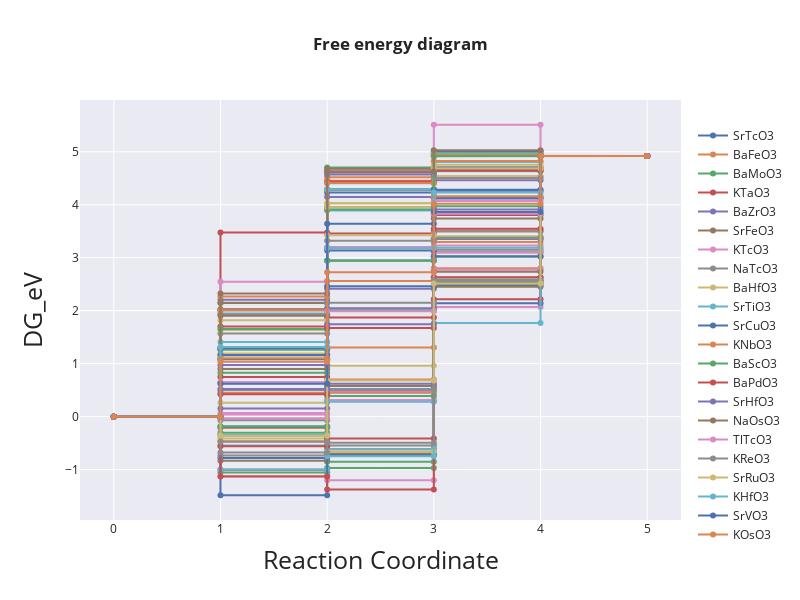

Here is the notebook cell this chart was saved with:
### Code cell
fig = make_subplots(rows = 1, cols = 1)

x_list = [0,1,1,2,2,3,3,4,4,5]
y_idx = [0,0,1,1,2,2,3,3,4,4]

for idx in range(len(df_cleaned)):
    ads_list= [0, df_cleaned['DG_OH'][idx], df_cleaned['DG_O'][idx], df_cleaned['DG_OOH'][idx], 4.92]
    
    y_list = []
    for x in range(len(x_list)):
  #  print(x_list[x]," ",ads_list[y_idx[x]])
        y_list.append(ads_list[y_idx[x]])

    fig.add_trace(go.Scatter(x = x_list, y = y_list, name = df_cleaned['formula'][idx]), row = 1, col = 1) # visible='legendonly'
    layout = go.Layout(title = 'free energy diagram', titlefont = dict(size = 25))
    fig.update_xaxes(title_text = 'Reaction Coordinate', titlefont = dict(size = 25))
    fig.update_yaxes(title_text = 'DG_eV', titlefont = dict(size = 25))
    fig.update_layout(height = 600, width = 800, title_text = '<b>Free energy diagram',
                     legend=dict(yanchor = "top", y = 0.95),template = 'seaborn')
# pyo.iplot(fig)
fig.show()

### Figure 1 — Plotly figure (JSON) as saved in the notebook; plotly's stock layout.template omitted (floating-point values rounded to 4 significant figures)
{"data": [{"name": "SrTcO3", "type": "scatter", "x": [0, 1, 1, 2, 2, 3, 3, 4, 4, 5], "xaxis": "x", "y": [0, 0, -0.782, -0.782, -0.707, -0.707, 2.481, 2.481, 4.92, 4.92], "yaxis": "y"}, {"name": "BaFeO3", "type": "scatter", "x": [0, 1, 1, 2, 2, 3, 3, 4, 4, 5], "xaxis": "x", "y": [0, 0, 2.024, 2.024, 4.452, 4.452, 4.917, 4.917, 4.92, 4.92], "yaxis": "y"}, {"name": "BaMoO3", "type": "scatter", "x": [0, 1, 1, 2, 2, 3, 3, 4, 4, 5], "xaxis": "x", "y": [0, 0, -0.302, -0.302, -0.853, -0.853, 3.019, 3.019, 4.92, 4.92], "yaxis": "y"}, {"name": "KTaO3", "type": "scatter", "x": [0, 1, 1, 2, 2, 3, 3, 4, 4, 5], "xaxis": "x", "y": [0, 0, -1.001, -1.001, -0.614, -0.614, 2.575, 2.575, 4.92, 4.92], "yaxis": "y"}, {"name": "BaZrO3", "type": "scatter", "x": [0, 1, 1, 2, 2, 3, 3, 4, 4, 5], "xaxis": "x", "y": [0, 0, 1.29, 1.29, 4.143, 4.143, 4.706, 4.706, 4.92, 4.92], "yaxis": "y"}, {"name": "SrFeO3", "type": "scatter", "x": [0, 1, 1, 2, 2, 3, 3, 4, 4, 5], "xaxis": "x", "y": [0, 0, 2.026, 2.026, 4.606, 4.606, 4.94, 4.94, 4.92, 4.92], "yaxis": "y"}, {"name": "KTcO3", "type": "scatter", "x": [0, 1, 1, 2, 2, 3, 3, 4, 4, 5], "xaxis": "x", "y": [0, 0, 0.04, 0.04, 0.446, 0.446, 3.231, 3.231, 4.92, 4.92], "yaxis": "y"}, {"name": "NaTcO3", "type": "scatter", "x": [0, 1, 1, 2, 2, 3, 3, 4, 4, 5], "xaxis": "x", "y": [0, 0, -0.067, -0.067, 0.301, 0.301, 3.149, 3.149, 4.92, 4.92], "yaxis": "y"}, {"name": "BaHfO3", "type": "scatter", "x": [0, 1, 1, 2, 2, 3, 3, 4, 4, 5], "xaxis": "x", "y": [0, 0, 1.191, 1.191, 4.023, 4.023, 4.537, 4.537, 4.92, 4.92], "yaxis": "y"}, {"name": "SrTiO3", "type": "scatter", "x": [0, 1, 1, 2, 2, 3, 3, 4, 4, 5], "xaxis": "x", "y": [0, 0, 1.276, 1.276, 3.889, 3.889, 4.632, 4.632, 4.92, 4.92], "yaxis": "y"}, {"name": "SrCuO3", "type": "scatter", "x": [0, 1, 1, 2, 2, 3, 3, 4, 4, 5], "xaxis": "x", "y": [0, 0, 2.007, 2.007, 4.23, 4.23, 5.007, 5.007, 4.92, 4.92], "yaxis": "y"}, {"name": "KNbO3", "type": "scatter", "x": [0, 1, 1, 2, 2, 3, 3, 4, 4, 5], "xaxis": "x", "y": [0, 0, -0.217, -0.217, 0.465, 0.465, 3.298, 3.298, 4.92, 4.92], "yaxis": "y"}, {"name": "BaScO3", "type": "scatter", "x": [0, 1, 1, 2, 2, 3, 3, 4, 4, 5], "xaxis": "x", "y": [0, 0, 2.147, 2.147, 4.7, 4.7, 4.977, 4.977, 4.92, 4.92], "yaxis": "y"}, {"name": "BaPdO3", "type": "scatter", "x": [0, 1, 1, 2, 2, 3, 3, 4, 4, 5], "xaxis": "x", "y": [0, 0, 1.7, 1.7, 3.455, 3.455, 4.665, 4.665, 4.92, 4.92], "yaxis": "y"}, {"name": "SrHfO3", "type": "scatter", "x": [0, 1, 1, 2, 2, 3, 3, 4, 4, 5], "xaxis": "x", "y": [0, 0, 1.081, 1.081, 3.952, 3.952, 4.46, 4.46, 4.92, 4.92], "yaxis": "y"}, {"name": "NaOsO3", "type": "scatter", "x": [0, 1, 1, 2, 2, 3, 3, 4, 4, 5], "xaxis": "x", "y": [0, 0, -0.354, -0.354, 0.577, 0.577, 3.103, 3.103, 4.92, 4.92], "yaxis": "y"}, {"name": "TlTcO3", "type": "scatter", "x": [0, 1, 1, 2, 2, 3, 3, 4, 4, 5], "xaxis": "x", "y": [0, 0, -0.031, -0.031, 0.313, 0.313, 3.1, 3.1, 4.92, 4.92], "yaxis": "y"}, {"name": "KReO3", "type": "scatter", "x": [0, 1, 1, 2, 2, 3, 3, 4, 4, 5], "xaxis": "x", "y": [0, 0, -0.733, -0.733, -0.544, -0.544, 2.539, 2.539, 4.92, 4.92], "yaxis": "y"}, {"name": "SrRuO3", "type": "scatter", "x": [0, 1, 1, 2, 2, 3, 3, 4, 4, 5], "xaxis": "x", "y": [0, 0, 0.26, 0.26, 0.96, 0.96, 3.406, 3.406, 4.92, 4.92], "yaxis": "y"}, {"name": "KHfO3", "type": "scatter", "x": [0, 1, 1, 2, 2, 3, 3, 4, 4, 5], "xaxis": "x", "y": [0, 0, 1.946, 1.946, 4.407, 4.407, 4.806, 4.806, 4.92, 4.92], "yaxis": "y"}, {"name": "SrVO3", "type": "scatter", "x": [0, 1, 1, 2, 2, 3, 3, 4, 4, 5], "xaxis": "x", "y": [0, 0, -0.191, -0.191, 0.516, 0.516, 3.026, 3.026, 4.92, 4.92], "yaxis": "y"}, {"name": "KOsO3", "type": "scatter", "x": [0, 1, 1, 2, 2, 3, 3, 4, 4, 5], "xaxis": "x", "y": [0, 0, -0.464, -0.464, 0.699, 0.699, 2.802, 2.802, 4.92, 4.92], "yaxis": "y"}, {"name": "TaAgO3", "type": "scatter", "x": [0, 1, 1, 2, 2, 3, 3, 4, 4, 5], "xaxis": "x", "y": [0, 0, -1.056, -1.056, -0.969, -0.969, 2.512, 2.512, 4.92, 4.92], "yaxis": "y"}, {"name": "SrNiO3", "type": "scatter", "x": [0, 1, 1, 2, 2, 3, 3, 4, 4, 5], "xaxis": "x", "y": [0, 0, 3.474, 3.474, 4.437, 4.437, 4.641, 4.641, 4.92, 4.92], "yaxis": "y"}, {"name": "RbIrO3", "type": "scatter", "x": [0, 1, 1, 2, 2, 3, 3, 4, 4, 5], "xaxis": "x", "y": [0, 0, 0.976, 0.976, 2.415, 2.415, 4.135, 4.135, 4.92, 4.92], "yaxis": "y"}, {"name": "NaReO3", "type": "scatter", "x": [0, 1, 1, 2, 2, 3, 3, 4, 4, 5], "xaxis": "x", "y": [0, 0, -0.831, -0.831, -0.697, -0.697, 2.449, 2.449, 4.92, 4.92], "yaxis": "y"}, {"name": "SrMnO3", "type": "scatter", "x": [0, 1, 1, 2, 2, 3, 3, 4, 4, 5], "xaxis": "x", "y": [0, 0, 2.548, 2.548, 4.648, 4.648, 5.509, 5.509, 4.92, 4.92], "yaxis": "y"}, {"name": "CaFeO3", "type": "scatter", "x": [0, 1, 1, 2, 2, 3, 3, 4, 4, 5], "xaxis": "x", "y": [0, 0, 1.927, 1.927, 4.277, 4.277, 4.926, 4.926, 4.92, 4.92], "yaxis": "y"}, {"name": "SrZrO3", "type": "scatter", "x": [0, 1, 1, 2, 2, 3, 3, 4, 4, 5], "xaxis": "x", "y": [0, 0, 1.151, 1.151, 4.034, 4.034, 4.537, 4.537, 4.92, 4.92], "yaxis": "y"}, {"name": "RbTaO3", "type": "scatter", "x": [0, 1, 1, 2, 2, 3, 3, 4, 4, 5], "xaxis": "x", "y": [0, 0, -0.997, -0.997, -0.617, -0.617, 2.619, 2.619, 4.92, 4.92], "yaxis": "y"}, {"name": "SrCoO3", "type": "scatter", "x": [0, 1, 1, 2, 2, 3, 3, 4, 4, 5], "xaxis": "x", "y": [0, 0, 1.163, 1.163, 3.136, 3.136, 4.261, 4.261, 4.92, 4.92], "yaxis": "y"}, {"name": "KZrO3", "type": "scatter", "x": [0, 1, 1, 2, 2, 3, 3, 4, 4, 5], "xaxis": "x", "y": [0, 0, 2.007, 2.007, 4.516, 4.516, 4.825, 4.825, 4.92, 4.92], "yaxis": "y"}, {"name": "CaTiO3", "type": "scatter", "x": [0, 1, 1, 2, 2, 3, 3, 4, 4, 5], "xaxis": "x", "y": [0, 0, 1.263, 1.263, 3.911, 3.911, 4.692, 4.692, 4.92, 4.92], "yaxis": "y"}, {"name": "NaRuO3", "type": "scatter", "x": [0, 1, 1, 2, 2, 3, 3, 4, 4, 5], "xaxis": "x", "y": [0, 0, 0.746, 0.746, 1.871, 1.871, 3.804, 3.804, 4.92, 4.92], "yaxis": "y"}, {"name": "LiTcO3", "type": "scatter", "x": [0, 1, 1, 2, 2, 3, 3, 4, 4, 5], "xaxis": "x", "y": [0, 0, 0.152, 0.152, 0.621, 0.621, 3.351, 3.351, 4.92, 4.92], "yaxis": "y"}, {"name": "SrPdO3", "type": "scatter", "x": [0, 1, 1, 2, 2, 3, 3, 4, 4, 5], "xaxis": "x", "y": [0, 0, 0.899, 0.899, 3.176, 3.176, 3.741, 3.741, 4.92, 4.92], "yaxis": "y"}, {"name": "KWO3", "type": "scatter", "x": [0, 1, 1, 2, 2, 3, 3, 4, 4, 5], "xaxis": "x", "y": [0, 0, -1.124, -1.124, -1.2, -1.2, 2.067, 2.067, 4.92, 4.92], "yaxis": "y"}, {"name": "KRhO3", "type": "scatter", "x": [0, 1, 1, 2, 2, 3, 3, 4, 4, 5], "xaxis": "x", "y": [0, 0, 1.568, 1.568, 3.321, 3.321, 4.504, 4.504, 4.92, 4.92], "yaxis": "y"}, {"name": "BaCuO3", "type": "scatter", "x": [0, 1, 1, 2, 2, 3, 3, 4, 4, 5], "xaxis": "x", "y": [0, 0, 1.821, 1.821, 3.95, 3.95, 4.755, 4.755, 4.92, 4.92], "yaxis": "y"}, {"name": "RbNbO3", "type": "scatter", "x": [0, 1, 1, 2, 2, 3, 3, 4, 4, 5], "xaxis": "x", "y": [0, 0, -0.344, -0.344, 0.282, 0.282, 3.187, 3.187, 4.92, 4.92], "yaxis": "y"}, {"name": "BaOsO3", "type": "scatter", "x": [0, 1, 1, 2, 2, 3, 3, 4, 4, 5], "xaxis": "x", "y": [0, 0, -1.484, -1.484, -0.728, -0.728, 2.141, 2.141, 4.92, 4.92], "yaxis": "y"}, {"name": "BaRuO3", "type": "scatter", "x": [0, 1, 1, 2, 2, 3, 3, 4, 4, 5], "xaxis": "x", "y": [0, 0, 0.446, 0.446, 1.303, 1.303, 3.513, 3.513, 4.92, 4.92], "yaxis": "y"}, {"name": "KRuO3", "type": "scatter", "x": [0, 1, 1, 2, 2, 3, 3, 4, 4, 5], "xaxis": "x", "y": [0, 0, 0.83, 0.83, 2.006, 2.006, 3.972, 3.972, 4.92, 4.92], "yaxis": "y"}, {"name": "SrMoO3", "type": "scatter", "x": [0, 1, 1, 2, 2, 3, 3, 4, 4, 5], "xaxis": "x", "y": [0, 0, -1.13, -1.13, -1.375, -1.375, 2.216, 2.216, 4.92, 4.92], "yaxis": "y"}, {"name": "NaTiO3", "type": "scatter", "x": [0, 1, 1, 2, 2, 3, 3, 4, 4, 5], "xaxis": "x", "y": [0, 0, 2.205, 2.205, 4.568, 4.568, 4.918, 4.918, 4.92, 4.92], "yaxis": "y"}, {"name": "SrScO3", "type": "scatter", "x": [0, 1, 1, 2, 2, 3, 3, 4, 4, 5], "xaxis": "x", "y": [0, 0, 2.146, 2.146, 4.677, 4.677, 4.963, 4.963, 4.92, 4.92], "yaxis": "y"}, {"name": "RbOsO3", "type": "scatter", "x": [0, 1, 1, 2, 2, 3, 3, 4, 4, 5], "xaxis": "x", "y": [0, 0, 0.07, 0.07, 0.492, 0.492, 2.772, 2.772, 4.92, 4.92], "yaxis": "y"}, {"name": "SrRhO3", "type": "scatter", "x": [0, 1, 1, 2, 2, 3, 3, 4, 4, 5], "xaxis": "x", "y": [0, 0, 0.499, 0.499, 2.151, 2.151, 3.496, 3.496, 4.92, 4.92], "yaxis": "y"}, {"name": "NaMoO3", "type": "scatter", "x": [0, 1, 1, 2, 2, 3, 3, 4, 4, 5], "xaxis": "x", "y": [0, 0, -0.415, -0.415, -0.665, -0.665, 2.624, 2.624, 4.92, 4.92], "yaxis": "y"}, {"name": "SrOsO3", "type": "scatter", "x": [0, 1, 1, 2, 2, 3, 3, 4, 4, 5], "xaxis": "x", "y": [0, 0, -0.547, -0.547, -0.748, -0.748, 1.769, 1.769, 4.92, 4.92], "yaxis": "y"}, {"name": "BaRhO3", "type": "scatter", "x": [0, 1, 1, 2, 2, 3, 3, 4, 4, 5], "xaxis": "x", "y": [0, 0, 1.086, 1.086, 2.461, 2.461, 4.115, 4.115, 4.92, 4.92], "yaxis": "y"}, {"name": "BaPtO3", "type": "scatter", "x": [0, 1, 1, 2, 2, 3, 3, 4, 4, 5], "xaxis": "x", "y": [0, 0, 1.101, 1.101, 2.56, 2.56, 4.159, 4.159, 4.92, 4.92], "yaxis": "y"}, {"name": "CaVO3", "type": "scatter", "x": [0, 1, 1, 2, 2, 3, 3, 4, 4, 5], "xaxis": "x", "y": [0, 0, -0.181, -0.181, 0.389, 0.389, 3.376, 3.376, 4.92, 4.92], "yaxis": "y"}, {"name": "KMoO3", "type": "scatter", "x": [0, 1, 1, 2, 2, 3, 3, 4, 4, 5], "xaxis": "x", "y": [0, 0, -0.558, -0.558, -0.412, -0.412, 2.632, 2.632, 4.92, 4.92], "yaxis": "y"}, {"name": "SrCrO3", "type": "scatter", "x": [0, 1, 1, 2, 2, 3, 3, 4, 4, 5], "xaxis": "x", "y": [0, 0, 0.646, 0.646, 2.046, 2.046, 3.829, 3.829, 4.92, 4.92], "yaxis": "y"}, {"name": "SrAgO3", "type": "scatter", "x": [0, 1, 1, 2, 2, 3, 3, 4, 4, 5], "xaxis": "x", "y": [0, 0, 1.903, 1.903, 4.29, 4.29, 2.733, 2.733, 4.92, 4.92], "yaxis": "y"}, {"name": "RbRhO3", "type": "scatter", "x": [0, 1, 1, 2, 2, 3, 3, 4, 4, 5], "xaxis": "x", "y": [0, 0, 1.29, 1.29, 3.2, 3.2, 4.069, 4.069, 4.92, 4.92], "yaxis": "y"}, {"name": "BaVO3", "type": "scatter", "x": [0, 1, 1, 2, 2, 3, 3, 4, 4, 5], "xaxis": "x", "y": [0, 0, -0.474, -0.474, 0.504, 0.504, 3.366, 3.366, 4.92, 4.92], "yaxis": "y"}, {"name": "CaCoO3", "type": "scatter", "x": [0, 1, 1, 2, 2, 3, 3, 4, 4, 5], "xaxis": "x", "y": [0, 0, 1.636, 1.636, 3.425, 3.425, 4.683, 4.683, 4.92, 4.92], "yaxis": "y"}, {"name": "CaMnO3", "type": "scatter", "x": [0, 1, 1, 2, 2, 3, 3, 4, 4, 5], "xaxis": "x", "y": [0, 0, 1.408, 1.408, 4.289, 4.289, 4.967, 4.967, 4.92, 4.92], "yaxis": "y"}, {"name": "KPtO3", "type": "scatter", "x": [0, 1, 1, 2, 2, 3, 3, 4, 4, 5], "xaxis": "x", "y": [0, 0, 1.292, 1.292, 2.948, 2.948, 4.28, 4.28, 4.92, 4.92], "yaxis": "y"}, {"name": "BaNiO3", "type": "scatter", "x": [0, 1, 1, 2, 2, 3, 3, 4, 4, 5], "xaxis": "x", "y": [0, 0, 2.267, 2.267, 4.41, 4.41, 4.943, 4.943, 4.92, 4.92], "yaxis": "y"}, {"name": "BaMnO3", "type": "scatter", "x": [0, 1, 1, 2, 2, 3, 3, 4, 4, 5], "xaxis": "x", "y": [0, 0, 1.655, 1.655, 2.943, 2.943, 4.914, 4.914, 4.92, 4.92], "yaxis": "y"}, {"name": "SrIrO3", "type": "scatter", "x": [0, 1, 1, 2, 2, 3, 3, 4, 4, 5], "xaxis": "x", "y": [0, 0, 0.424, 0.424, 1.673, 1.673, 3.546, 3.546, 4.92, 4.92], "yaxis": "y"}, {"name": "NaVO3", "type": "scatter", "x": [0, 1, 1, 2, 2, 3, 3, 4, 4, 5], "xaxis": "x", "y": [0, 0, 0.52, 0.52, 1.743, 1.743, 3.911, 3.911, 4.92, 4.92], "yaxis": "y"}, {"name": "NaFeO3", "type": "scatter", "x": [0, 1, 1, 2, 2, 3, 3, 4, 4, 5], "xaxis": "x", "y": [0, 0, 2.325, 2.325, 4.625, 4.625, 5.028, 5.028, 4.92, 4.92], "yaxis": "y"}, {"name": "BaIrO3", "type": "scatter", "x": [0, 1, 1, 2, 2, 3, 3, 4, 4, 5], "xaxis": "x", "y": [0, 0, 0.646, 0.646, 1.989, 1.989, 3.828, 3.828, 4.92, 4.92], "yaxis": "y"}, {"name": "RbReO3", "type": "scatter", "x": [0, 1, 1, 2, 2, 3, 3, 4, 4, 5], "xaxis": "x", "y": [0, 0, -0.678, -0.678, -0.492, -0.492, 2.581, 2.581, 4.92, 4.92], "yaxis": "y"}, {"name": "CaRuO3", "type": "scatter", "x": [0, 1, 1, 2, 2, 3, 3, 4, 4, 5], "xaxis": "x", "y": [0, 0, -0.363, -0.363, 0.68, 0.68, 2.514, 2.514, 4.92, 4.92], "yaxis": "y"}, {"name": "RbPdO3", "type": "scatter", "x": [0, 1, 1, 2, 2, 3, 3, 4, 4, 5], "xaxis": "x", "y": [0, 0, 1.313, 1.313, 3.183, 3.183, 4.231, 4.231, 4.92, 4.92], "yaxis": "y"}, {"name": "CaHfO3", "type": "scatter", "x": [0, 1, 1, 2, 2, 3, 3, 4, 4, 5], "xaxis": "x", "y": [0, 0, 0.619, 0.619, 3.642, 3.642, 3.86, 3.86, 4.92, 4.92], "yaxis": "y"}, {"name": "RbPtO3", "type": "scatter", "x": [0, 1, 1, 2, 2, 3, 3, 4, 4, 5], "xaxis": "x", "y": [0, 0, 1.034, 1.034, 2.727, 2.727, 4.02, 4.02, 4.92, 4.92], "yaxis": "y"}], "layout": {"height": 600, "legend": {"y": 0.95, "yanchor": "top"}, "title": {"text": "<b>Free energy diagram"}, "width": 800, "xaxis": {"anchor": "y", "domain": [0, 1], "title": {"font": {"size": 25}, "text": "Reaction Coordinate"}}, "yaxis": {"anchor": "x", "domain": [0, 1], "title": {"font": {"size": 25}, "text": "DG_eV"}}}}
